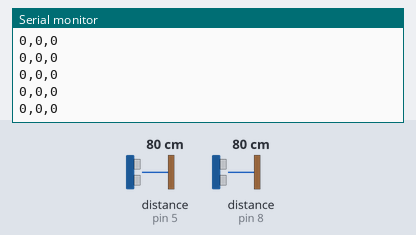
Bench run of a sketch on a simulated Arduino Nano, built with avr-gcc and run on an emulated ATmega328P. Shown: the last lines printed to the serial monitor. Wiring (inferred from the names in the program): 2 × ultrasonic range finder: trigger pin 4, echo pin 5 / trigger pin 7, echo pin 8. The test bench sets the inputs (shaded band); at power-on: distance to the obstacle (sensors on pin 5, pin 8) 80 cm. The echo pulse lasts 58.3 µs per cm.

Above: at 1.2 s.
1.3 s: distance to the obstacle (sensor on pin 5) set to 2 cm
2.8 s: distance to the obstacle (sensor on pin 8) set to 2 cm
At 3.6 s:
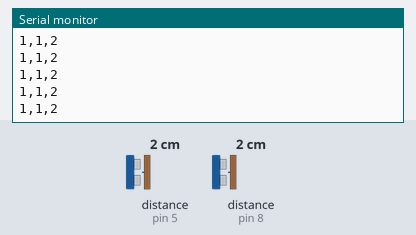
4.3 s: distance to the obstacle (sensor on pin 5) set to 18 cm
At 4.9 s:
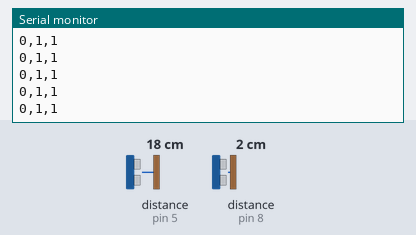
Timing chart, 0 to 7.3 s (numbered marks = the images above; inputs shaded):
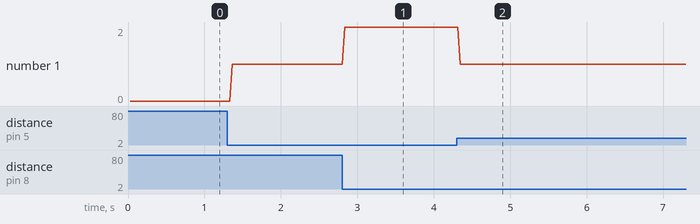

Measured:
- after the input at 2.8 s, the serial monitor: prints a new line at once (image 1)
- after the input at 4.3 s, the serial monitor: prints a new line after 0.05 s (image 2)
- plotted number 1: 0 → 1 after the input at 1.3 s, 1 → 2 after the input at 2.8 s

The sketch:

Project_Parking_Ultrasonic_Arduino.ino
```cpp
// Arduino Nano - 2 Ultrasonic Sensors
// Output format to Raspberry Pi:
// Sensor1_State,Sensor2_State,Occupied_Count
// Example: 1,0,1

const int NUM_SENSORS = 2;

const int trigPins[NUM_SENSORS] = {4, 7};
const int echoPins[NUM_SENSORS] = {5, 8};

const float THRESHOLD_CM = 10.0;      // Detection distance (adjust if needed)
const unsigned long ECHO_TIMEOUT = 30000; // 30 ms timeout

void setup() {
  Serial.begin(2000000);

  for (int i = 0; i < NUM_SENSORS; i++) {
    pinMode(trigPins[i], OUTPUT);
    pinMode(echoPins[i], INPUT);
    digitalWrite(trigPins[i], LOW);
  }
}

void loop() {

  int sensorState[NUM_SENSORS];
  int occupiedCount = 0;

  for (int i = 0; i < NUM_SENSORS; i++) {

    // Generate trigger pulse
    digitalWrite(trigPins[i], LOW);
    delayMicroseconds(2);

    digitalWrite(trigPins[i], HIGH);
    delayMicroseconds(5);

    digitalWrite(trigPins[i], LOW);

    // Measure echo duration
    unsigned long duration = pulseIn(echoPins[i], HIGH, ECHO_TIMEOUT);

    if (duration == 0) {
      // Timeout - treat as no obstacle
      sensorState[i] = 0;
    }
    else {
      float distance = duration * 0.0343 / 2.0;

      if (distance <= THRESHOLD_CM)
        sensorState[i] = 1;
      else
        sensorState[i] = 0;
    }

    occupiedCount += sensorState[i];

    // Delay to avoid interference between sensors
    delay(10);
  }

  // Send data to Raspberry Pi
  // Format: S1,S2,COUNT
  Serial.print(sensorState[0]);
  Serial.print(",");
  Serial.print(sensorState[1]);
  Serial.print(",");
  Serial.println(occupiedCount);

  // Update twice per second
  delay(10);
}
```
